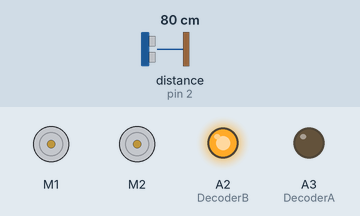
Bench run of a sketch on a simulated Arduino Uno, built with avr-gcc and run on an emulated ATmega328P. Parts: 2 × DC motor (green arrow = forward, orange = backward, longer = faster), output pins drawn as LEDs (lit = HIGH). The inputs (shaded band) are chosen by the test bench; at power-on: distance to the obstacle (sensor on pin 2) 80 cm.

Above: at 2.2 s.
2.3 s: distance to the obstacle (sensor on pin 2) set to 2 cm
At 3.0 s:
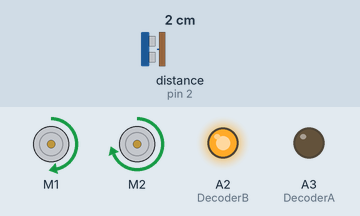
5.3 s: distance to the obstacle (sensor on pin 2) set to 9 cm
8.3 s: distance to the obstacle (sensor on pin 2) set to 4 cm
At 9.34 s:
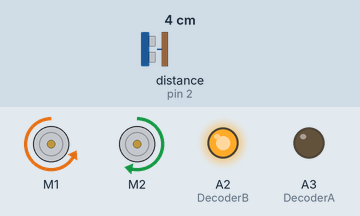
Timing chart, 0 to 17.3 s (numbered marks = the images above; inputs shaded):
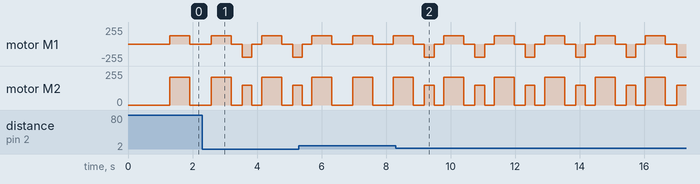

Measured:
- by itself, motor M1: repeats every 1.6 s: backward 200/255 0.30 s, stopped 0.30 s, forward 125/255 0.62 s, stopped 0.34 s
- by itself, motor M2: repeats every 1.6 s: forward 150/255 0.30 s, stopped 0.30 s, forward 210/255 0.62 s, stopped 0.34 s

The sketch:

mbot_CAA211026.ino
```cpp
#include <MeMCore.h>

//MOTOR
MeDCMotor leftMotor(M1); // assigning leftMotor to port M1
MeDCMotor rightMotor(M2); // assigning RightMotor to port M2
#define motorStopLeft 0
#define motorStopRight 0
#define motorForwardLeft -200
#define motorForwardRight 210
#define motorReverseLeft 125
#define motorReverseRight -120
#define motorNudgeSpeed 150

#define turnLeftTime 620
#define turnRightTime 620
#define nudgeTime 300
#define motorStopTime 300

//LINE FINDER
MeLineFollower lineFinder(PORT_1); //assigning lineFinder to port 1

//ULTRASONIC SENSOR
MeUltrasonicSensor ultrasonic(PORT_2); //assigning ultrasonic to port 2
#define ultrasonicMin 1.0 //min reading for ultrasonic sensor
#define ultrasonicMax 18.0  //max reading for ultrasonic sensor

#define tooCloseLeft 7

//LED/LDR/IR
#define DecoderA A3
#define DecoderB A2


void celebrate() {}// Code for playing celebratory tune}

/*MOTOR CODE*/
void stopMotor() {// Code for stopping motor
leftMotor.stop(); // Stop left motor
rightMotor.stop(); // Stop right motor
delay(motorStopTime);
}

void moveForward() {// Code for moving forward for some short interval
  // Going forward:
leftMotor.run(motorForwardLeft); // Negative: wheel turns anti-clockwise
rightMotor.run(motorForwardRight); // Positive: wheel turns clockwise
}

void turnRight() { // Code for turning right 90 deg
    leftMotor.run(motorForwardLeft);
    rightMotor.run(motorReverseRight);
    delay(turnRightTime);
    stopMotor();
}

void turnLeft() { // Code for turning left 90 deg
    leftMotor.run(motorReverseLeft);
    rightMotor.run(motorForwardRight);
    delay(turnLeftTime);
    stopMotor();
}

void uTurn() {}// Code for u-turn}
void doubleLeftTurn() {}// Code for double left turn}
void doubleRightTurn() {}// Code for double right turn}
void nudgeLeft() {}// Code for nudging slightly to the left for some short interval}
void nudgeRight() { // Code for nudging slightly to the right for some short interval}
  leftMotor.run(motorForwardLeft);
  rightMotor.run(motorNudgeSpeed);
  delay(nudgeTime);
}
/*LED/LDR/IR CODE*/
/*H
* Decoder Truth Table:
* B | A | Y0 | Y1 | Y2 | Y3
* L   L   L    H    H    H
* L   H   H    L    H    H
* H   L   H    H    L    H
* H   H   H    H    H    L

* Y0 is IR
* Y1 is R
* Y2 is G
* Y3 is B

* A2 is B
* A3 is A
*/

void shineIR() {// Code for turning on the IR emitter only
    digitalWrite(DecoderA, LOW);
    digitalWrite(DecoderB, LOW);
}
void shineRed() {// Code for turning on the red LED only
    digitalWrite(DecoderA, LOW);
    digitalWrite(DecoderB, HIGH);
}
void shineGreen() {}// Code for turning on the green LED only}
void shineBlue() {}// Code for turning on the blue LED only}

float rightDistance(){ // Code for using IR circuit
  int ambient_reading = 0;
  int reading = 0;
  shineRed(); // Turn off the IR emitter
  delay(100);
  //from here we read what the detector is getting and add it to ambient reading
  //can find the mean ambient reading also
  //then we on the IR emitter
  //read what the detector is getting and add it to reading
  //can find the mean reading
  //find the result which is ambient - reading
  //need to scale it??
}
bool lineSensor(){ //Code for using the line finder
  return (lineFinder.readSensors() == S1_IN_S2_IN);
  //return true if detected black
}

int detectColour()
{
// Shine Red, read LDR after some delay
// Shine Green, read LDR after some delay
// Shine Blue, read LDR after some delay
// Run algorithm for colour decoding
}

float leftDistance(){ //Code for using the ultrasonic sensor
  float a = ultrasonic.distanceCm();
  delay(20);
  float b = ultrasonic.distanceCm();
  delay(20);
  float c = ultrasonic.distanceCm();

  if ((a >= b && a <= c) || (a <= b && a >= c)) return a;
  if ((b >= a && b <= c) || (b <= a && b >= c)) return b;
  return c;
  //returns median
}

void setup()
{
// Configure pinMode for A0, A1, A2, A3
pinMode(A3, OUTPUT);
digitalWrite(A3, LOW);
pinMode(A2, OUTPUT);
digitalWrite(A2, HIGH);
delay(1000);
Serial.begin(9600);
}

void loop(){
//for next week checkpoint
moveForward();

if (lineSensor()){
    stopMotor();
    turnLeft();
  }

float leftDist = leftDistance();
if (leftDist < tooCloseLeft){
  nudgeRight();
}

/*
  //checking ultrasonic distance
  bool ultrasonicIsGood = true;
  float leftDist = leftDistance();
  ultrasonicIsGood = ((ultrasonicMin < leftDist) && (ultrasonicMax > rightDist))
  //will be true if the reading in between min and max, means can keep going straight

  //checking ir distance

  //if black strip detected, stop motor, detect colour
  if (lineSensor()){
    stopMotor();
    //insert detect colour function;
    //turn correspondingly
  }

  //run the motors
  //if ultrasonic and ir reading good, then move straight
  //if ultrasonic not good, nudge right
  //if ir not good,, nudge left
  if (leftDist < tooCloseLeft){
    nudgeRight();
  } //add else if for IR here
  else {
    moveForward();
  }
*/
}
// Read ultrasonic sensing distance (choose an appropriate timeout)
// Read IR sensing distance (turn off IR, read IR detector, turn on IR, read IR detector, estimate distance)
// if within black line, stop motor, detect colour, and take corresponding action
// 	else if too near to left wall, nudge right
// 	else if too near to right wall, nudge left
// 	else move forward

// debug ultrasonic sensor
// add Serial.begin(9600); in setup
// Serial.print("Ultrasonic Reading: "); Serial.println(leftDist, 3); in loop
```
